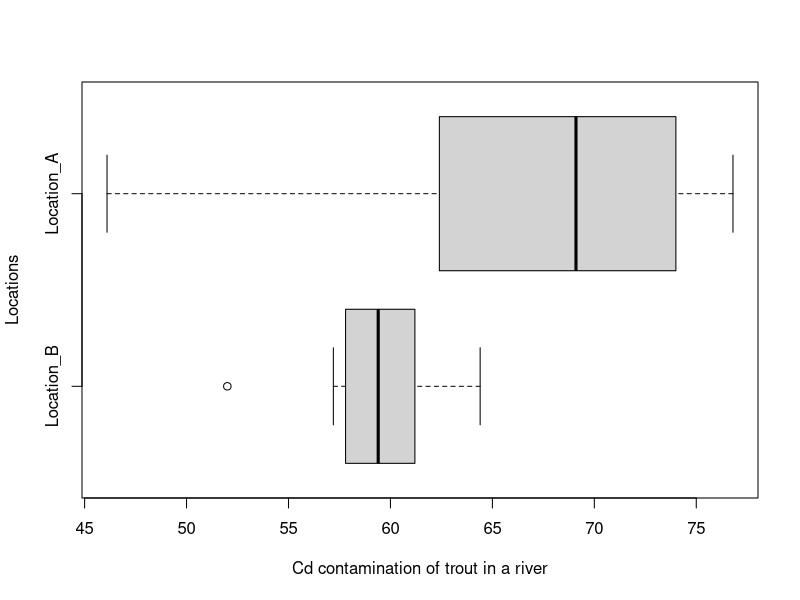

Here is the R script that generated this plot:
#1).Task
#In an investigation of the Cd contamination of trout in a river, ten trout 
#were caught at each of two locations and their Cd content (in mg/g fresh weight)
#was determined.

#Location_A
LA = c(76.8,72.3,74.0,73.2,46.1,76.5,61.9,62.4,65.9,62.4)
#Location_B
LB = c(64.4,60.0,59.4,61.2,52.0,58.1,62.0,57.8,57.2)


#a) Draw parallel box plots. What do you observe?

#Summary and Parallel box plots

summary <- boxplot(LB,LA, horizontal = TRUE, names = c("Location_B", "Location_A"), 
                   xlab ="Cd contamination of trout in a river", ylab ="Locations")

colnames(summary$stats) <- c("Location_B","Location_A")
rownames(summary$stats)<-c("Min","First Quartile","Median","Third Quartile","Maximum")
summary$stats

#From the Box plot we can clearly observe for the Location A minimum and maximum
#values for Cd contamination are 46.1 and 76.8 respectively. The first and third
#quartiles are 62.4 and 74.0 respectively. And Median value is 69.1.

#And for the Location B minimum and maximum values for Cd contamination are 57.2 
#and 64.4 respectively. The first and third quartiles are 57.8 and 61.2 respectively. 
#Median value is 59.4. And outlier data value is 52.0.

#The distribution of data for Location A is negatively skewed because the whisker 
#and half-box are longer on the left side of the median than on the right side.
#And the center of distribution (median = 69.1) is highest as compared with Location B.

#The distribution of data for Location B is approximately symmetric because median
# is almost dividing the interquartile range in half (1.6 on the left side and 1.8
# on the right side). This location has data distribution most concentrated because 
#interquartile range is 3.4 as compared with Location A i.e 11.6. This distribution 
#include potential outliers.The interquartile range is Q3 - Q1 = 61.2-57.8 = 3.4.
#According to the definition used by the function in R software, all values lower 
#than Q1 - 1.5 x (Q3 - Q1) = 57.8 - 1.5 x 3.4 = 52.7 are outside the left whisker
#and indicated by a circle. Their is one  potential outliers in distribution B.


#b) Test for the level α = 0.05 whether the Cd contents measured at both locations 
#can be regarded as realizations of a normally distributed random variable.

#Two independent sample LA,LB.
#Test For normal distribution using Shapiro-Wilk test.

#Assumptions:- 
#H0 : Data is normally distributed ; HA : data is not normally distributed.

shapiro.test(LA)

#P-value for Location A is 0.09526.

shapiro.test(LB)
#P-value for Location B is 0.7679.

#Since, both the p-values are way above the level of significance of α/2= 0.05/2 = 0.025.
#We can not reject that both data follows normal distribution. So, data is normally distributed.


#c) Test for the level α = 0.05 whether the variances of the Cd contents are
#equal or significantly different from each other.

#Test for variances in two independent samples is done by using F-test.

#Assumptions:- 
#H0 : Variances are equal. ; HA : Variances are not equal.
var(LB)
var(LA)

var.test(LB,LA)

#P-value for both Locations is 0.01022.
#Since the p-value is below our α = 0.05 we reject the assumption that the
#variances are equal. And variances are significantly different from each other.
#(Variance of LB = 12.31444 and Variance of LA = 89.77167)

#d) Test for the level α = 0.05 whether the expected Cd content at location A 
#is significantly greater than that at location B.

#Thus, we have now identified the proper test for the task regarding the location
#data: Welch t-test.

#Assumptions:- 
#H0 : Means are equal. ; HA : Means are not equal(two sided) or Means are greater and less than(one sided).


t.test(LB,LA,var.equal = FALSE,alternative = "less")


#P-value for both Locations is 0.01433.
#Since the p-value is below our α = 0.05 we reject the assumption that the
#means are equal. And means are significantly different from each other.

#From the above test we can say that the expected Cd Content at location A  is
#significantly greater than that at location B.
#(Mean of LA=67.15 and Mean of LB=59.122)